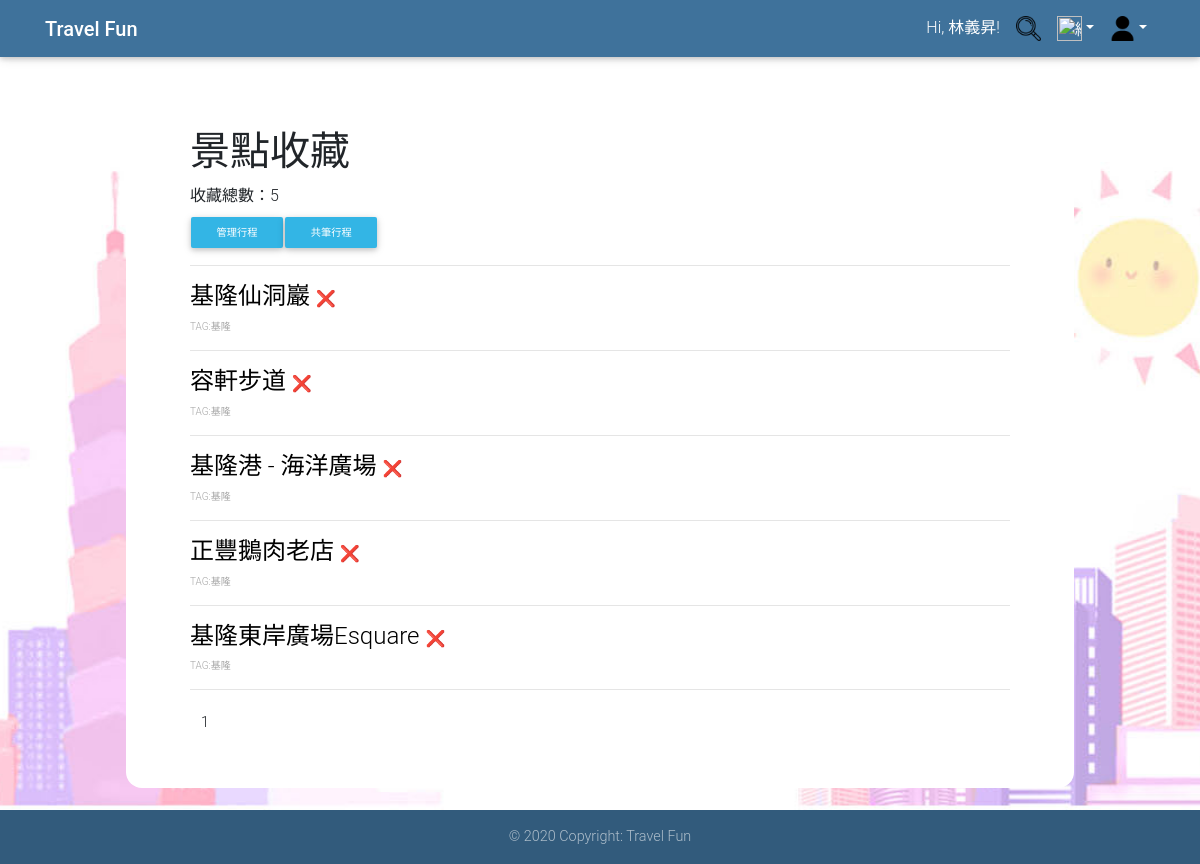
Page /membercentre/manageFavorites.php (signed in) on the committed database.
### tables this page shows
CREATE TABLE `favorites` (
  `user_id` varchar(20) NOT NULL,
  `view_id` int(11) NOT NULL
);

CREATE TABLE `sight` (
  `view_id` int(11) NOT NULL,
  `view_name` varchar(45) DEFAULT NULL,
  `shortcode` varchar(200) DEFAULT NULL,
  `timestamp` varchar(45) DEFAULT NULL,
  `tag_area` varchar(45) DEFAULT NULL,
  `source` int(3) NOT NULL,
  `status` int(1) DEFAULT NULL
);

### membercentre/manageFavorites.php (the view, shortened to what this page needs)
<?php
$user_id = $_SESSION['user_id'];
$sql = "SELECT favorites.view_id,sight.view_name,sight.shortcode,sight.tag_area ";
$sql .= "FROM `favorites`,`sight`";
$sql .= "WHERE favorites.user_id = '$user_id' and sight.view_id=favorites.view_id ";
$sql .= "GROUP by favorites.view_id";
mysqli_query($con, "SET NAMES UTF8");
$result = mysqli_query($con, $sql);
$records_per_page = 10;
if (isset($_GET["page"]))
    $page = $_GET["page"];
else
    $page = 1;
$total_records = mysqli_num_rows($result);
$total_pages = ceil($total_records / $records_per_page);
$started_record = $records_per_page * ($page - 1);
if ($total_records != 0)
    mysqli_data_seek($result, $started_record);
?>
<head>
    <link rel="stylesheet" href="https://stackpath.bootstrapcdn.com/bootstrap/4.4.1/css/bootstrap.min.css">
    <link rel="stylesheet" href="../css/mdb.min.css">
    <link rel='stylesheet' href='https://rawgit.com/adrotec/knockout-file-bindings/master/knockout-file-bindings.css'>
    <link rel="stylesheet" href="../css/result.css">
</head>
<body>
    <header>
        <nav class="navbar navbar-expand-lg navbar-dark fixed-top unique-color">
            <div class="container">
                <a class="navbar-brand" href="../index.php"><strong>Travel Fun</strong></a>
                <div class="collapse navbar-collapse justify-content-end" id="navbarSupportedContent">
                    <ul class="navbar-nav">
                        <?php if (isset($_SESSION['user_id'])) { ?>
                            <li class="nav-item p-0"><a class="nav-link disabled">Hi, <?php echo $_SESSION['user_name']; ?>!</a></li>
                        <?php } else  ?>
                        <li class="nav-link p-0"> <a class="nav-link" href="../search.php"><img src="../image/search.png" alt="搜尋" height="25" width="25"></a> </li>
                        <li class="nav-item dropdown">
                            <a class="nav-link dropdown-toggle" id="navbarDropdownMenuLink-333" data-toggle="dropdown" aria-haspopup="true" aria-expanded="false"><img src="../image/all.png" alt="總覽" height="25" width="25"></a>
                        <li class="nav-item dropdown">
                            <a class="nav-link dropdown-toggle" id="navbarDropdownMenuLink-333" data-toggle="dropdown" aria-haspopup="true" aria-expanded="false"><img src="../image/login.png" alt="login" height="25" width="25"></a>
                        </li>
                    </ul>
                </div>
            </div>
        </nav>
    </header>
    <main>
        <div class="container2">
            <h1>景點收藏</h1>
            <label for="name"> 收藏總數：<?php echo $total_records; ?></label>
            <table>
                <td><input class="btn btn-info btn-block btn-sm" type="button" value="管理行程" onclick="location.href='manageitinerary.php'" /></td>
                <td><input class="btn btn-info btn-block btn-sm" type="button" value="共筆行程" onclick="location.href='shareitinerary.php'" /></td>
            </table>
            <hr>
            <p>
            <div id="left">
                <?php
                $j = 1;
                while ($row = mysqli_fetch_assoc($result) and $j <= $records_per_page) {
                    $view_id = $row["view_id"];
                    switch ($row["tag_area"]) {
                        case "keelung":
                        case "Keelung":
                            $tagname = "基隆";
                            break;
                    }
                    echo "<div >";
                    echo "<h4><a href='https://www.instagram.com/p/" . $row["shortcode"] . "' style='text-decoration:none; color:black;'>" . $row["view_name"] . "</a>";
                    echo "<a href=?";
                    if (isset($_GET['page'])) {
                        echo "page=" . $_GET['page'] . "&";
                    }
                    echo "delete=" . intval($view_id) . "> <font size='3'>❌</a></font></h4>";
                    echo "<p>   <font color='#A6A6A6' size='1'>";
                    echo "TAG:<a href='https://www.instagram.com/explore/tags/" . $row["tag_area"] . "' style='text-decoration:none; color:#A6A6A6;'>" . $tagname . "&emsp; </a> ";
                    echo  "</p> </font>";
                    echo "</div>";
                    echo "<hr>";
                    $j++;
                }
                ?>
            </div>
            <td colspan="2" align="center" valign="top">
                <ul class="pagination">
                    <li class="page-item">
                        <?php
                        echo "<p align='center'>";
                        for ($i = $page; $i <= min($total_pages, $page + 9); $i++) {
                            if ($i == $page)
                                echo "<li class='page-item'><a class='page-link' >$i</a></li> ";
                            else
                                echo "<li class='page-item'><a class='page-link' href='manageFavorites.php?page=$i'>$i</a></li> ";
                        }
                        ?>
                    </li>
                </ul>
            </td>
        </div>
    </main>
    <footer class="page-footer font-small unique-color fixed-bottom">
        <div class="footer-copyright text-center py-3">© 2020 Copyright: Travel Fun</div>
    </footer>
</body>
</html>

### css/result.css (style rules this page uses)
html, body { height: 100%; background-image: url("../image/background_image.jpg"); background-attachment: fixed; background-position: center; background-repeat: no-repeat; background-size: cover; }
.container2 { max-width: 948px; margin: 4em auto; padding: 4em; padding-bottom: 2em; background: #fff; border-radius: 1em; }

### rows in the picture
favorites: view.view_name "基隆仙洞巖", view.tag_area "基隆"
favorites: view.view_name "容軒步道", view.tag_area "基隆"
favorites: view.view_name "基隆港 - 海洋廣場", view.tag_area "基隆"
favorites: view.view_name "正豐鵝肉老店", view.tag_area "基隆"
favorites: view.view_name "基隆東岸廣場Esquare", view.tag_area "基隆"

### other values in the picture
$_SESSION['user_name'] "林義昇"
$total_records "5"
